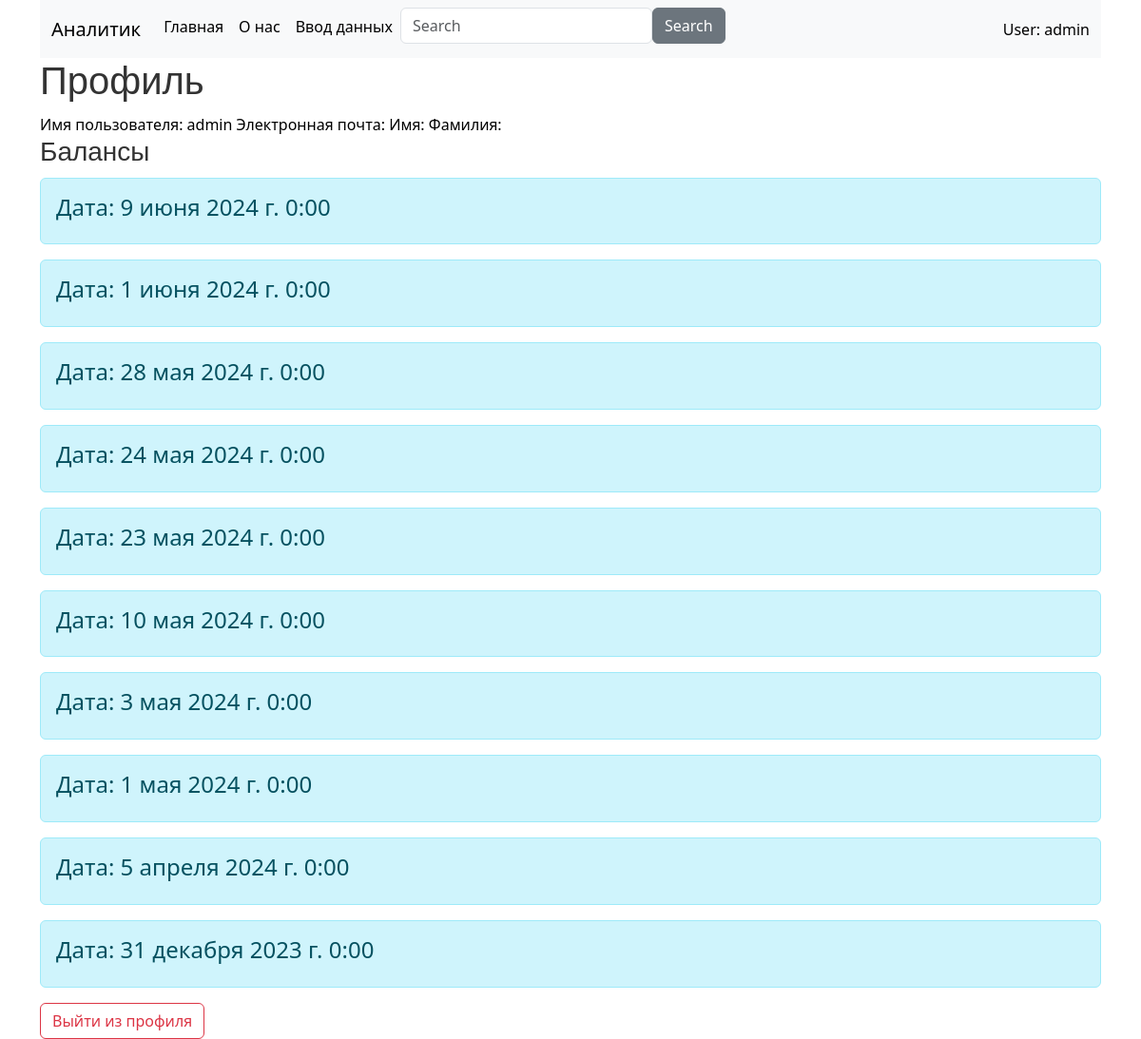
/users/profile (signed in), run on the app's committed database.
### users/models.py (models this page shows)
class User(AbstractUser):
    pass

class Balance(models.Model):
    user = models.ForeignKey(User, on_delete=models.CASCADE)
    date = models.DateTimeField('Период')
    class Meta:
        verbose_name = 'Баланс'
        verbose_name_plural = 'Балансы'
        unique_together = ('user', 'date')

### users/views.py (the view)
# urls.py: path('profile', views.profile, name='profile'),
@login_required
def profile(request):
    balances = Balance.objects.filter(user=request.user).prefetch_related('indicator_values__indicator').order_by('-date')
    return render(request, 'profile.html', {'balances': balances})

### templates/profile.html (shortened to what this page needs)
{% extends 'base.html' %}
{% block content %}
<h1>Профиль</h1>
Имя пользователя: {{ user.username }}
Электронная почта: {{ user.email }}
Имя: {{ user.first_name }}
Фамилия: {{ user.last_name }}
<div>
    <h3>Балансы</h3>
    {% if balances %}
    {% for balance in balances %}
        <div class="alert alert-info">
            <h4 class="balance-date" style="cursor: pointer;" onclick="toggleBalanceDetails('balance-{{ balance.id }}')">Дата: {{ balance.date }}</h4>
        </div>
    {% endfor %}
    {% else %}
        <p>У вас пока нет сохраненных балансов!</p>
    {% endif %}
</div>
<form action="{% url 'logout' %}" method="post">
    <button class="btn btn-outline-danger" type="submit">Выйти из профиля</button>
</form>
{% endblock %}

### templates/base.html (shortened to what this page needs)
{% load static %}
<!DOCTYPE html>
<html lang="en">
<head>
    <link href="https://cdn.jsdelivr.net/npm/bootstrap@5.3.3/dist/css/bootstrap.min.css" rel="stylesheet">
    <link rel="stylesheet" type="text/css" href="{% static 'users/css/register.css' %}">
        <link rel="stylesheet" type="text/css" href="{% static 'users/css/balance.css' %}">
        <link rel="stylesheet" type="text/css" href="{% static 'users/css/report.css' %}">
</head>
<body class="container">
<nav class="navbar navbar-expand-lg bg-light" data-bs-theme="light">
    <div class="container-fluid">
        <a class="navbar-brand" href="{% url 'home' %}">Аналитик</a>
        <div class="collapse navbar-collapse" id="navbarColor03">
            <ul class="navbar-nav me-auto">
                <li class="nav-item">
                    <a class="nav-link active" href="{% url 'home' %}">Главная
                    </a>
                </li>
                <li class="nav-item">
                    <a class="nav-link active" href="{% url 'home' %}">О нас
                    </a>
                </li>
                <li class="nav-item">
                    <a class="nav-link active" href="{% url 'balance' %}">Ввод данных
                    </a>
                </li>
                <li class="nav-item">
                    <input class="form-control me-sm-2" type="search" placeholder="Search">
                </li>
                <li class="nav-item">
                    <button class="btn btn-secondary my-2 my-sm-0" type="submit">Search</button>
                </li>
            </ul>
            <form class="d-flex" action="{% url 'logout' %}" method="post">
{% if user.is_authenticated %}
<a class="nav-link active" href="{% url 'profile' %}">
<li class="list-group-item">User: {{ user }}</li>
</a>
{% else %}
<a href="{% url 'login' %}">Login</a> |
<a href="{% url 'register' %}">Register</a>
{% endif %}
</form>
        </div>
    </div>
</nav>
{% block content%}
{% endblock %}
</body>
</html>

### users/static/users/css/register.css (style rules this page uses)
body { color:black }

### users/static/users/css/report.css (style rules this page uses)
h1, h2, h3 { color: #333; font-family: Arial, sans-serif; margin-bottom: 10px; }
ul { list-style-type: none; margin: 0; padding: 0; }
ul li { margin-bottom: 5px; }

### data on the page
User: username "admin"
Balance: date "9 июня 2024 г. 0:00"
Balance: date "1 июня 2024 г. 0:00"
Balance: date "28 мая 2024 г. 0:00"
Balance: date "24 мая 2024 г. 0:00"
Balance: date "23 мая 2024 г. 0:00"
Balance: date "10 мая 2024 г. 0:00"
Balance: date "3 мая 2024 г. 0:00"
Balance: date "1 мая 2024 г. 0:00"
Balance: date "5 апреля 2024 г. 0:00"
Balance: date "31 декабря 2023 г. 0:00"
